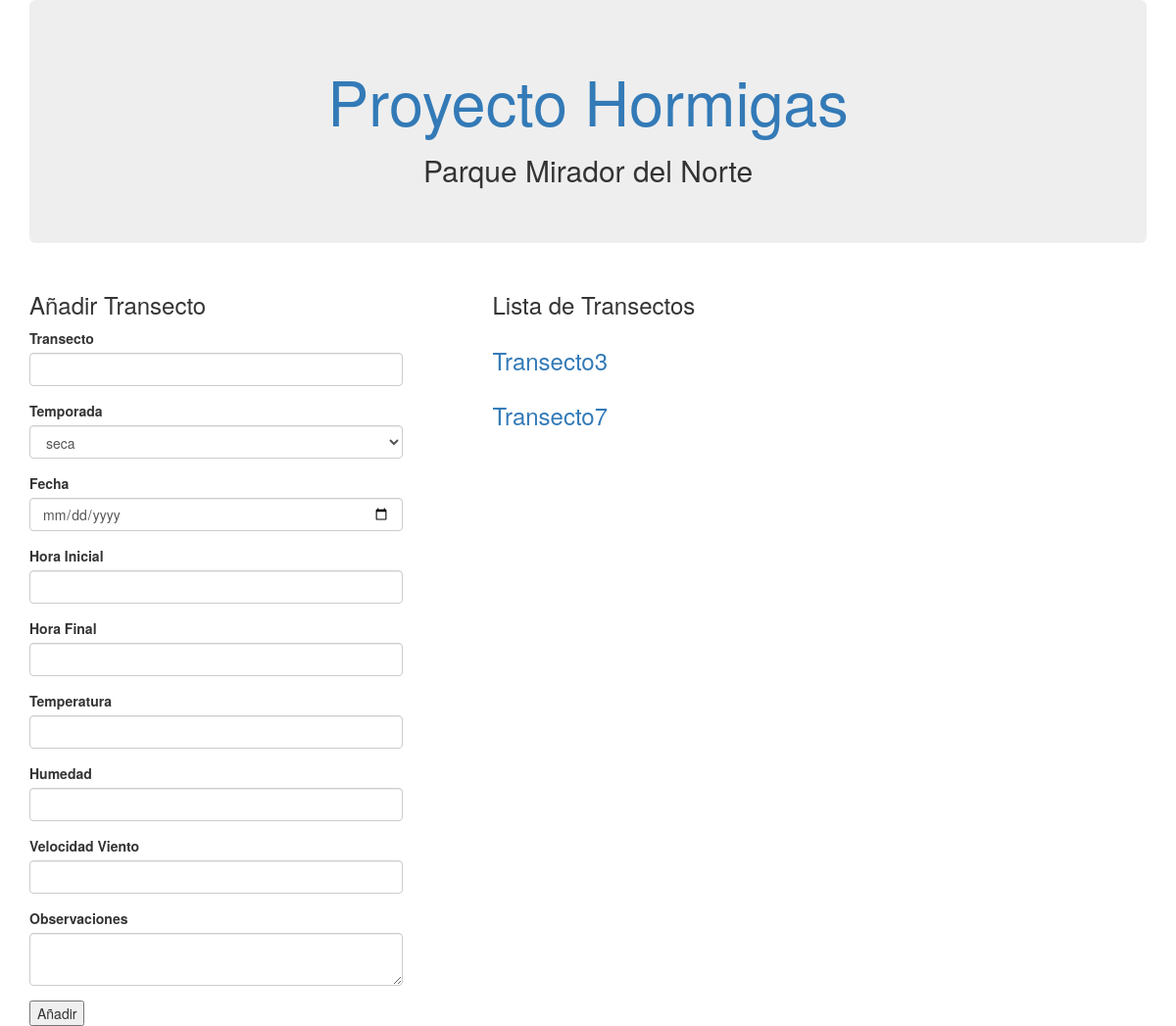
The app's page /transectos/2 with its own data.
### main.py (models this page shows, shortened)
class ParqueUrbano(db.Model):
    id = db.Column(db.Integer, primary_key=True)
    parque = db.Column(db.String(100))
    transectos = db.relationship(
        'Transecto',
        backref='parque',
        lazy='dynamic'
    )

class Transecto(db.Model):
    id = db.Column(db.Integer, primary_key=True)
    transecto = db.Column(db.String(10))
    temporada = db.Column(db.Enum(Temporada))
    fecha = db.Column(db.Date)
    hora_inicial = db.Column(db.Time)
    hora_final = db.Column(db.Time)
    temperatura = db.Column(db.Float)
    humedad = db.Column(db.Float)
    velocidad_viento = db.Column(db.Float)
    observaciones = db.Column(db.Text)
    parque_id = db.Column(db.Integer, db.ForeignKey('parque_urbano.id'))
    quadrats_tr = db.relationship(
        'Quadrat',
        backref='transecto',
        lazy='dynamic'
    )
    participantes = db.relationship(
        'Participante',
        secondary=participantes,
        backref=db.backref('transectos', lazy='dynamic')
    )

### main.py (the view, shortened to what this page needs)
@app.route('/transectos/<int:parque_id>', methods=['GET', 'POST'])
def transectos(parque_id):
    form = TransectoForm()
    transectos = Transecto.query.filter_by(parque_id=parque_id)
    parque = ParqueUrbano.query.get_or_404(parque_id)
    return render_template(
        'transectos.html',
        transectos=transectos,
        parque=parque,
        form=form)

### main.py
class TransectoForm(FlaskForm):
    transecto = StringField('Transecto', validators=[DataRequired(), Length(max=10)])
    temporada = SelectField('Temporada', choices=[('seca', 'seca'), ('humeda', 'humeda')])
    fecha = DateField('Fecha', validators=[Optional()])
    hora_inicial = TimeField('Hora Inicial', validators=[Optional()])
    hora_final = TimeField('Hora Final', validators=[Optional()])
    temperatura = FloatField('Temperatura', validators=[Optional()])
    humedad = FloatField('Humedad', validators=[Optional()])
    velocidad_viento = FloatField('Velocidad Viento', validators=[Optional()])
    observaciones = TextAreaField('Observaciones', validators=[Optional()])

### templates/transectos.html (shortened to what this page needs)
{% extends "base.html" %}
{% block sub %} {{parque.parque}} {% endblock %}
{% block body %}
    <div class="row">
        <div class="col-md-5">
            <div class="col-md-10">
                <div class="row">
                    <h3>Añadir Transecto</h3>
                </div>
                <div class="row">
                    <form method="POST" action="{{ url_for('transectos',parque_id=parque.id) }}">
                        {{ render_field(form.transecto) }}
                        {{ render_field(form.temporada) }}
                        {{ render_field(form.fecha) }}
                        {{ render_field(form.hora_inicial) }}
                        {{ render_field(form.hora_final) }}
                        {{ render_field(form.temperatura) }}
                        {{ render_field(form.humedad) }}
                        {{ render_field(form.velocidad_viento) }}
                        {{ render_field(form.observaciones) }}
                        <input type="submit" value="Añadir">
                    </form>
                </div>
            </div>
        </div>
        <div class="col-md-5">
            <div class="row">
                <h3>Lista de Transectos</h3>
            </div>
            <div class="row">
                {% for tr in transectos %}
                    <div class="row">
                        <div class="col-md-12">
                            <h3><a href="{{ url_for('quadrats',tr_id=tr.id) }}">{{ tr.transecto }}</a></h3>
                        </div>
                    </div>
                {%endfor%}
            </div>
        </div>
    </div>
{%endblock%}

### records on screen
ParqueUrbano: parque "Parque Mirador del Norte"
Transecto: transecto "Transecto3"
Transecto: transecto "Transecto7"

### other values on screen
{{ field.label }} "Transecto Temporada Fecha Hora Inicial Hora Final Temperatura Humedad Velocidad Viento Observaciones"
